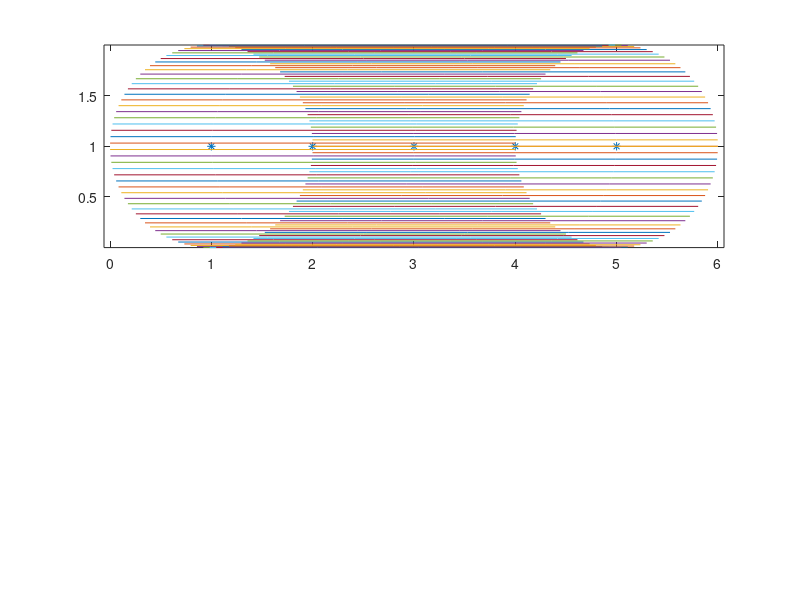

Source code (MATLAB):
%circle
%plotpractice2:)
radious=1;
xcenter=[1,2,3,4,5];
ycenter=ones(1,5);
teta=linspace(0,2*pi);
x2=ones(100,1)*xcenter+cos(teta)'*ones(1,5); %ostad
y2=ones(100,1)*ycenter+sin(teta)'*ones(1,5);%ostad
x1=xcenter'*ones(1,100)+ones(5,1)*cos(teta);
y1=ycenter'*ones(1,100)+ones(5,1)*sin(teta);
figure1=subplot(2,1,1);
plot(figure1,xcenter,ycenter,'*',x1,y1)
axis equal